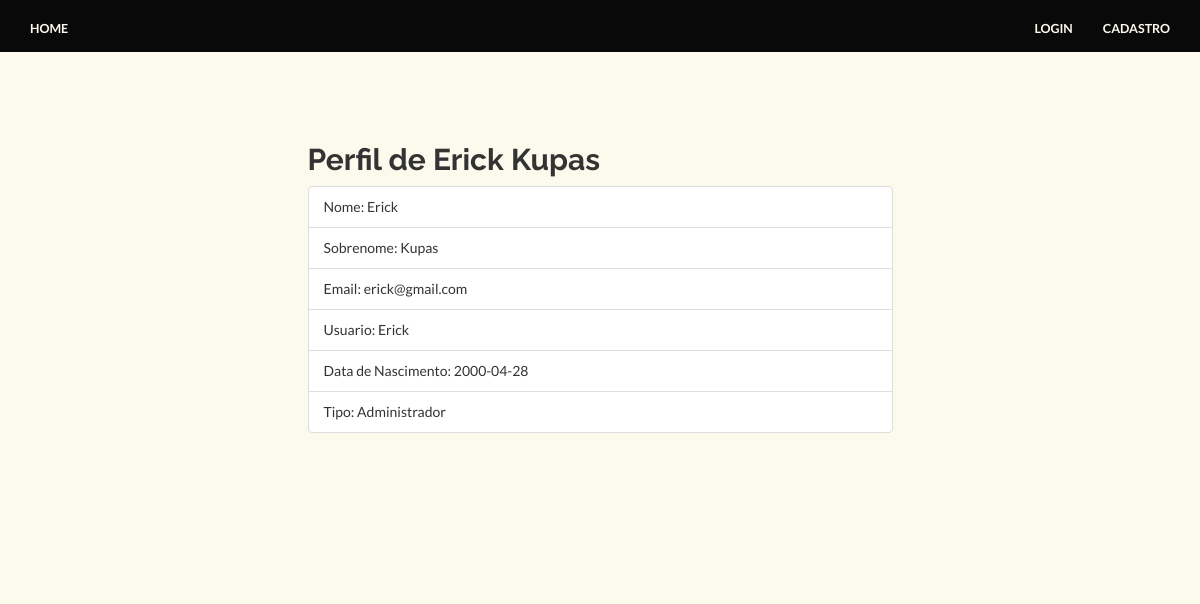
/Herodopedia/index.php/pages/perfil/Erick, run on the app's committed database.
### tables this page shows
CREATE TABLE `usuario` (
  `id_usuario` int(11) NOT NULL,
  `usuario` varchar(20) NOT NULL,
  `senha` varchar(80) NOT NULL,
  `email` varchar(80) NOT NULL,
  `nome` varchar(80) NOT NULL,
  `sobrenome` varchar(50) NOT NULL,
  `dt_nasc` date NOT NULL,
  `cod_tipo` int(11) NOT NULL
);

CREATE TABLE `tipo_user` (
  `cod_tipo` int(11) NOT NULL,
  `desc_tipo` varchar(80) DEFAULT NULL
);

### Herodopedia/application/controllers/Pages.php (called while the page is built, shortened)
<?php
class Pages extends CI_Controller {
    public function perfil($usuario)
    {
        $this->load->model('usuario');
        $this->load->model('notificacao');
        $this->load->model('artigo');
        $this->load->model('critica');
        $this->load->model('artigo');
        $this->load->model('discussao');
        $i = 0;
        $dados['notificacao'] = $this->notificacao->recebeNotificacoes();
        $dados['qtd_nots'] = $this->notificacao->contaNots();
        $dados['usuario'] = $this->usuario->procurarUsuario($usuario);
        $dados['sugestoes'] = $this->artigo->listarSugestoesUsuario($usuario);
        foreach ($dados['sugestoes'] as $sugestoes) {
            $dados['edi_usuario'][$i] = $this->usuario->pegarNome($sugestoes['edi_id_usuario']);
            $i++;
        }
        $this->load->view('perfil', $dados);
    }
}

### Herodopedia/index.php (called while the page is built, shortened)
<?php
require_once BASEPATH.'core/CodeIgniter.php';

### Herodopedia/application/models/Usuario.php (called while the page is built, shortened)
<?php
class Usuario extends CI_Model{
	public function procurarUsuario($usuario) {
	    if(is_null($usuario)){
	    	return false;
	    }
	    else{
	    	$this->db->where('usuario', $usuario);
        $this->db->where('usuario.cod_tipo = tipo_user.cod_tipo');
	    	$query = $this->db->get('usuario, tipo_user');
	    	if ($query->num_rows() > 0) {
	        	return $query->row_array();
	      	}
	      	else {
	        	return null;
	    	}
	    }
	}
  public function pegarNome($id) {
      if(is_null($id)){
        return false;
      }
      else{
        $this->db->select('usuario');
        $this->db->where('id_usuario', $id);
        $query = $this->db->get('usuario');
        if ($query->num_rows() > 0) {
            return $query->row_array();
          }
          else {
            return null;
        }
      }
  }
}

### Herodopedia/application/views/perfil.php (the view, shortened to what this page needs)
<html>
    <head>
        <?php require_once 'templates/head.php'; ?>
    </head>
    <body>
        <header class="navbar navbar-default navbar-fixed-top">
            <?php require_once 'templates/header.php'; ?>
        </header>
        <section class="row">
            <section class="mtb container perfil">
                <h2>Perfil de <?=$usuario['nome'];?> <?=$usuario['sobrenome'];?></h2>
                <ul class="list-group">
                    <li class="list-group-item">Nome: <?=$usuario['nome'];?></li>
                    <li class="list-group-item">Sobrenome: <?=$usuario['sobrenome'];?></li>
                    <li class="list-group-item">Email: <?=$usuario['email'];?></li>
                    <li class="list-group-item">Usuario: <?=$usuario['usuario'];?></li>
                    <li class="list-group-item">Data de Nascimento: <?=$usuario['dt_nasc'];?></li>
                    <li class="list-group-item">Tipo: <?=$usuario['desc_tipo'];?></li>
                </ul>
            </section>
        </section>
    </body>
</html>

### Herodopedia/assets/css/style.css (style rules this page uses)
* { margin: 0; padding: 0px; }
body { background: #FCFAED; margin: 0; height: 100%; font-family: 'Lato', sans-serif; font-weight: 400; }
h1, h2, h3, h4, h5, h6 { font-family: 'Raleway', sans-serif; font-weight: 700; }
.navbar { min-height: 52px; margin-bottom: 0px; }
.navbar-default { padding-top: 9px; z-index: 999; background-color: #0A0909; border: none; }
.mtb { margin-top: 50px; margin-bottom: 80px; }
.perfil { max-width: 50%; margin: 10% auto; }

### data on the page
usuario: nome "Erick", sobrenome "Kupas", email "erick@gmail.com", usuario "Erick", dt_nasc "2000-04-28", cod_tipo.desc_tipo "Administrador"
